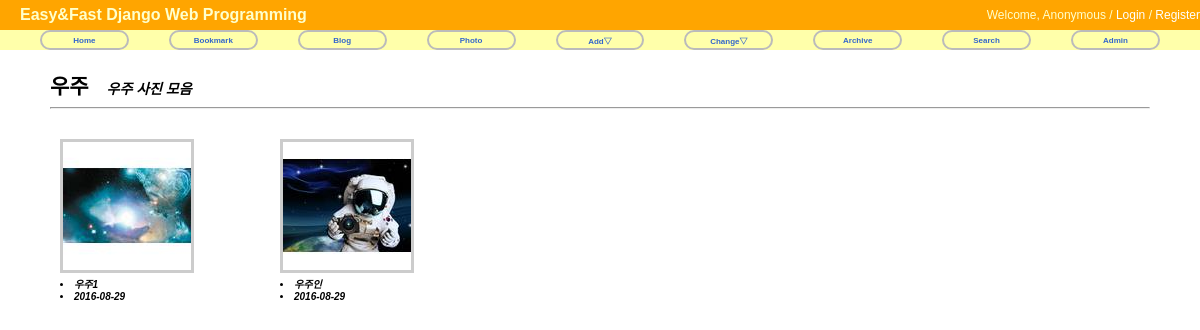
/photo/album/1/, run on the app's committed database.
### photo/models.py (models this page shows, shortened)
@python_2_unicode_compatible
class Album(models.Model):
    name = models.CharField(max_length=50)
    description = models.CharField('One Line Description', max_length=100, blank=True)
    owner = models.ForeignKey(User, null=True)
    class Meta:
        ordering = ['name']

@python_2_unicode_compatible
class Photo(models.Model):
    album = models.ForeignKey(Album)
    title = models.CharField(max_length=50)
    image = ThumbnailImageField(upload_to='photo/%Y/%m')
    description = models.TextField('Photo Description', blank=True)
    upload_date = models.DateTimeField('Upload Date', auto_now_add=True)
    owner = models.ForeignKey(User, null=True)
    class Meta:
        ordering = ['title']
    def get_absolute_url(self):
        return reverse('photo:photo_detail', args=(self.id,))

### photo/views.py (the view)
# urls.py: url(r'^album/(?P<pk>\d+)/$', AlbumDV.as_view(), name='album_detail'),
class AlbumDV(DetailView):
    model = Album

### photo/fields.py (called while the page is built)
def _add_thumb(s):
    parts = s.split(".")
    parts.insert(-1, "thumb")  # 뒤에서 두번째에 thumb을 넣음
    if parts[-1].lower() not in ['jpeg', 'jpg']:
        parts[-1] = 'jpg'
    return ".".join(parts)

    def _get_thumb_url(self):  # 썸네일 url 주소를 가져옴
        return _add_thumb(self.url)

### templates/photo/album_detail.html (shortened to what this page needs)
{% extends "base.html" %}
{% load staticfiles %}
{% block extrastyle %}{% static "photo/photo.css" %}{% endblock %}
{% block content %}
<div id="content">
    <h2 style="display:inline">{{ object.name }}</h2>
    &emsp;<b><i>{{ object.description }}</i></b>
    <hr/>
    <div class="album-detail">
        {% for photo in object.photo_set.all %}
        <div class="album-detail-photo">
            <a href="{{ photo.get_absolute_url }}">
                <img class="thumbnail" src="{{ photo.image.thumb_url }}" />
            </a>
            <li>{{ photo.title }}</li>
            <li>{{ photo.upload_date|date:"Y-m-d" }}</li>
        </div>
        {% endfor %}
    </div>
</div>
{% endblock %}

### static/css/base.css (style rules this page uses)
body { font-family: "Lucida Grande", Verdana, Arial, sans-serif; font-size: 14px; }
div#content { position: absolute; top: 70px; left: 50px; right: 50px; }
a:link, a:visited { color: #369; text-decoration: none; }

### photo/static/photo/photo.css (style rules this page uses)
div.album-detail { margin: 30px 10px; }
div.album-detail-photo { float: left; width: 220px; height: 220px; }
div.album-detail-photo > li { font-size: 10px; font-weight: bold; font-style: italic; }
img.thumbnail { border: 3px solid #ccc; }

### data on the page
Album: name "우주", description "우주 사진 모음"
Photo: shows a picture, title "우주1", upload_date "2016-08-29"
Photo: shows a picture, title "우주인", upload_date "2016-08-29"
